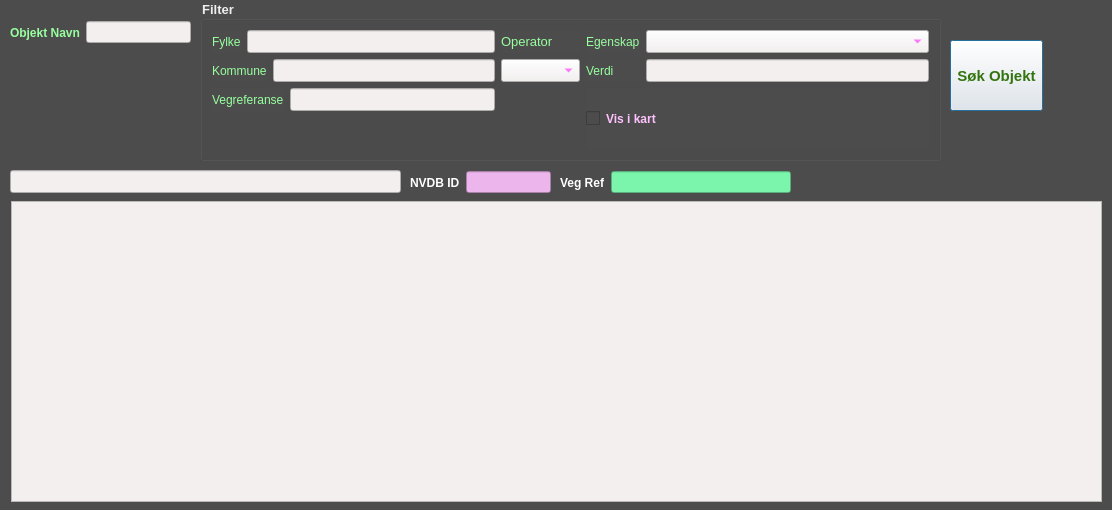
<?xml version="1.0" encoding="UTF-8"?>
<ui version="4.0">
 <class>NvdbBetaProductionDialogBase</class>
 <widget class="QDialog" name="NvdbBetaProductionDialogBase">
  <property name="geometry">
   <rect>
    <x>0</x>
    <y>0</y>
    <width>1112</width>
    <height>510</height>
   </rect>
  </property>
  <property name="minimumSize">
   <size>
    <width>1112</width>
    <height>510</height>
   </size>
  </property>
  <property name="maximumSize">
   <size>
    <width>1112</width>
    <height>510</height>
   </size>
  </property>
  <property name="windowTitle">
   <string>NVDB beta</string>
  </property>
  <property name="styleSheet">
   <string notr="true">background-color: rgb(76, 76, 76);</string>
  </property>
  <widget class="QGroupBox" name="groupBox">
   <property name="geometry">
    <rect>
     <x>200</x>
     <y>0</y>
     <width>741</width>
     <height>161</height>
    </rect>
   </property>
   <property name="font">
    <font>
     <pointsize>10</pointsize>
     <weight>75</weight>
     <bold>true</bold>
    </font>
   </property>
   <property name="styleSheet">
    <string notr="true">border-color: rgb(216, 200, 200);
color: rgb(238, 238, 238);</string>
   </property>
   <property name="title">
    <string>Filter</string>
   </property>
   <layout class="QGridLayout" name="gridLayout">
    <item row="0" column="0">
     <layout class="QHBoxLayout" name="horizontalLayout_2">
      <item>
       <widget class="QLabel" name="label_6">
        <property name="styleSheet">
         <string notr="true">color: rgb(151, 255, 158);</string>
        </property>
        <property name="text">
         <string>Fylke</string>
        </property>
       </widget>
      </item>
      <item>
       <widget class="QLineEdit" name="fylkeField">
        <property name="font">
         <font>
          <pointsize>10</pointsize>
          <weight>50</weight>
          <bold>false</bold>
         </font>
        </property>
        <property name="styleSheet">
         <string notr="true">background-color: rgb(244, 239, 239);
color: rgb(125, 85, 255);
color: rgb(255, 47, 252);</string>
        </property>
       </widget>
      </item>
     </layout>
    </item>
    <item row="0" column="1">
     <widget class="QLabel" name="label_4">
      <property name="font">
       <font>
        <pointsize>10</pointsize>
        <weight>50</weight>
        <bold>false</bold>
       </font>
      </property>
      <property name="styleSheet">
       <string notr="true">color: rgb(151, 255, 158);</string>
      </property>
      <property name="text">
       <string>Operator</string>
      </property>
     </widget>
    </item>
    <item row="0" column="2">
     <widget class="QLabel" name="label_7">
      <property name="styleSheet">
       <string notr="true">color: rgb(151, 255, 158);</string>
      </property>
      <property name="text">
       <string>Egenskap</string>
      </property>
     </widget>
    </item>
    <item row="0" column="3">
     <widget class="QComboBox" name="egenskapBox">
      <property name="font">
       <font>
        <pointsize>10</pointsize>
        <weight>50</weight>
        <bold>false</bold>
       </font>
      </property>
      <property name="styleSheet">
       <string notr="true">background-color: rgb(244, 239, 239);
color: rgb(125, 85, 255);
color: rgb(255, 47, 252);</string>
      </property>
     </widget>
    </item>
    <item row="1" column="0">
     <layout class="QHBoxLayout" name="horizontalLayout_3">
      <item>
       <widget class="QLabel" name="label_2">
        <property name="styleSheet">
         <string notr="true">color: rgb(151, 255, 158);</string>
        </property>
        <property name="text">
         <string>Kommune</string>
        </property>
       </widget>
      </item>
      <item>
       <widget class="QLineEdit" name="kommuneField">
        <property name="font">
         <font>
          <pointsize>10</pointsize>
          <weight>50</weight>
          <bold>false</bold>
         </font>
        </property>
        <property name="styleSheet">
         <string notr="true">background-color: rgb(244, 239, 239);
color: rgb(125, 85, 255);
color: rgb(255, 47, 252);</string>
        </property>
       </widget>
      </item>
     </layout>
    </item>
    <item row="1" column="1">
     <widget class="QComboBox" name="operatorCombo">
      <property name="font">
       <font>
        <pointsize>10</pointsize>
        <weight>50</weight>
        <bold>false</bold>
       </font>
      </property>
      <property name="styleSheet">
       <string notr="true">background-color: rgb(244, 239, 239);
color: rgb(125, 85, 255);
color: rgb(255, 47, 252);</string>
      </property>
     </widget>
    </item>
    <item row="1" column="2">
     <widget class="QLabel" name="label_3">
      <property name="styleSheet">
       <string notr="true">color: rgb(151, 255, 158);</string>
      </property>
      <property name="text">
       <string>Verdi</string>
      </property>
     </widget>
    </item>
    <item row="1" column="3">
     <widget class="QLineEdit" name="verdiField">
      <property name="font">
       <font>
        <pointsize>10</pointsize>
        <weight>50</weight>
        <bold>false</bold>
       </font>
      </property>
      <property name="styleSheet">
       <string notr="true">background-color: rgb(244, 239, 239);
color: rgb(125, 85, 255);
color: rgb(255, 47, 252);</string>
      </property>
     </widget>
    </item>
    <item row="2" column="0">
     <layout class="QFormLayout" name="formLayout_3">
      <item row="0" column="0">
       <widget class="QLabel" name="label_5">
        <property name="styleSheet">
         <string notr="true">color: rgb(151, 255, 158);</string>
        </property>
        <property name="text">
         <string>Vegreferanse</string>
        </property>
       </widget>
      </item>
      <item row="0" column="1">
       <widget class="QLineEdit" name="vegreferanseField">
        <property name="font">
         <font>
          <pointsize>10</pointsize>
          <weight>50</weight>
          <bold>false</bold>
         </font>
        </property>
        <property name="styleSheet">
         <string notr="true">background-color: rgb(244, 239, 239);
color: rgb(125, 85, 255);
color: rgb(255, 47, 252);</string>
        </property>
       </widget>
      </item>
     </layout>
    </item>
    <item row="2" column="2" colspan="2">
     <widget class="QCheckBox" name="visKartCheck">
      <property name="sizePolicy">
       <sizepolicy hsizetype="Minimum" vsizetype="Preferred">
        <horstretch>0</horstretch>
        <verstretch>0</verstretch>
       </sizepolicy>
      </property>
      <property name="font">
       <font>
        <weight>75</weight>
        <bold>true</bold>
       </font>
      </property>
      <property name="styleSheet">
       <string notr="true">color: rgb(255, 193, 254);
alternate-background-color: rgb(255, 170, 255);</string>
      </property>
      <property name="text">
       <string>Vis i kart</string>
      </property>
     </widget>
    </item>
   </layout>
  </widget>
  <widget class="QTableWidget" name="tableResult">
   <property name="geometry">
    <rect>
     <x>11</x>
     <y>201</y>
     <width>1091</width>
     <height>301</height>
    </rect>
   </property>
   <property name="font">
    <font>
     <pointsize>10</pointsize>
     <weight>50</weight>
     <bold>false</bold>
    </font>
   </property>
   <property name="styleSheet">
    <string notr="true">background-color: rgb(244, 239, 239);
border-color: rgb(255, 255, 0);
color: rgb(0, 0, 255);</string>
   </property>
   <property name="editTriggers">
    <set>QAbstractItemView::NoEditTriggers</set>
   </property>
   <property name="selectionBehavior">
    <enum>QAbstractItemView::SelectRows</enum>
   </property>
   <property name="gridStyle">
    <enum>Qt::SolidLine</enum>
   </property>
  </widget>
  <widget class="QPushButton" name="searchObjectBtn">
   <property name="geometry">
    <rect>
     <x>950</x>
     <y>40</y>
     <width>93</width>
     <height>71</height>
    </rect>
   </property>
   <property name="font">
    <font>
     <pointsize>11</pointsize>
     <weight>75</weight>
     <bold>true</bold>
    </font>
   </property>
   <property name="styleSheet">
    <string notr="true">background-color: rgb(244, 239, 239);
border-color: rgb(255, 170, 255);
color: rgb(52, 116, 14);</string>
   </property>
   <property name="text">
    <string>Søk Objekt</string>
   </property>
  </widget>
  <widget class="QWidget" name="layoutWidget">
   <property name="geometry">
    <rect>
     <x>10</x>
     <y>20</y>
     <width>181</width>
     <height>25</height>
    </rect>
   </property>
   <layout class="QHBoxLayout" name="horizontalLayout">
    <item>
     <widget class="QLabel" name="nvdbIdLabel">
      <property name="font">
       <font>
        <weight>75</weight>
        <bold>true</bold>
       </font>
      </property>
      <property name="styleSheet">
       <string notr="true">color: rgb(151, 255, 158);</string>
      </property>
      <property name="text">
       <string>Objekt Navn</string>
      </property>
     </widget>
    </item>
    <item>
     <widget class="QLineEdit" name="nvdbIdField">
      <property name="font">
       <font>
        <pointsize>9</pointsize>
        <weight>75</weight>
        <bold>true</bold>
       </font>
      </property>
      <property name="styleSheet">
       <string notr="true">background-color: rgb(244, 239, 239);
border-color: rgb(255, 255, 0);
color: rgb(199, 88, 255);</string>
      </property>
     </widget>
    </item>
   </layout>
  </widget>
  <widget class="QLineEdit" name="filterByLineEdit">
   <property name="geometry">
    <rect>
     <x>10</x>
     <y>170</y>
     <width>391</width>
     <height>23</height>
    </rect>
   </property>
   <property name="font">
    <font>
     <pointsize>10</pointsize>
     <weight>75</weight>
     <bold>true</bold>
    </font>
   </property>
   <property name="styleSheet">
    <string notr="true">background-color: rgb(244, 239, 239);
color: rgb(233, 64, 255);
border-color: rgb(0, 255, 0);</string>
   </property>
  </widget>
  <widget class="QWidget" name="">
   <property name="geometry">
    <rect>
     <x>560</x>
     <y>170</y>
     <width>231</width>
     <height>25</height>
    </rect>
   </property>
   <layout class="QHBoxLayout" name="horizontalLayout_4">
    <item>
     <widget class="QLabel" name="label_8">
      <property name="font">
       <font>
        <weight>75</weight>
        <bold>true</bold>
       </font>
      </property>
      <property name="styleSheet">
       <string notr="true">color: rgb(255, 255, 255);</string>
      </property>
      <property name="text">
       <string>Veg Ref</string>
      </property>
     </widget>
    </item>
    <item>
     <widget class="QLineEdit" name="copyVegRef">
      <property name="enabled">
       <bool>true</bool>
      </property>
      <property name="styleSheet">
       <string notr="true">color: rgb(34, 34, 34);
font: 75 9pt &quot;MS Shell Dlg 2&quot;;
background-color: rgb(123, 245, 172);</string>
      </property>
      <property name="readOnly">
       <bool>true</bool>
      </property>
     </widget>
    </item>
   </layout>
  </widget>
  <widget class="QWidget" name="">
   <property name="geometry">
    <rect>
     <x>410</x>
     <y>170</y>
     <width>141</width>
     <height>25</height>
    </rect>
   </property>
   <layout class="QHBoxLayout" name="horizontalLayout_5">
    <item>
     <widget class="QLabel" name="label">
      <property name="font">
       <font>
        <weight>75</weight>
        <bold>true</bold>
       </font>
      </property>
      <property name="styleSheet">
       <string notr="true">color: rgb(255, 255, 255);</string>
      </property>
      <property name="text">
       <string>NVDB ID</string>
      </property>
     </widget>
    </item>
    <item>
     <widget class="QLineEdit" name="copyNvdbId">
      <property name="enabled">
       <bool>true</bool>
      </property>
      <property name="styleSheet">
       <string notr="true">color: rgb(34, 34, 34);
background-color: rgb(236, 181, 235);
font: 75 9pt &quot;MS Shell Dlg 2&quot;;</string>
      </property>
      <property name="readOnly">
       <bool>true</bool>
      </property>
     </widget>
    </item>
   </layout>
  </widget>
 </widget>
 <resources/>
 <connections/>
</ui>
